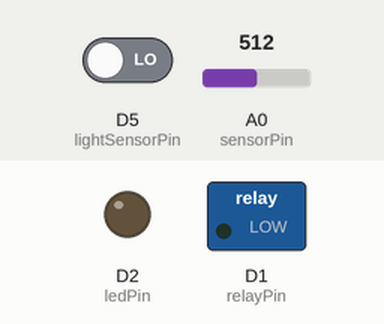
A sketch run on a simulated ESP8266 (NodeMCU). On the bench: switched loads named in the sketch (green lamp = pin HIGH), output pins drawn as LEDs (lit = HIGH). The test bench sets the inputs (shaded band); at power-on: A0 (sensorPin) = 512, D5 (lightSensorPin) LOW. WiFi joins after 1.5 s; servers stay silent unless stated; what the sketch prints to the serial monitor is not drawn.

Above: at 4.2 s.
4.3 s: A0 (sensorPin) set to 868
10.0 s: A0 (sensorPin) set to 884
At 14.2 s:
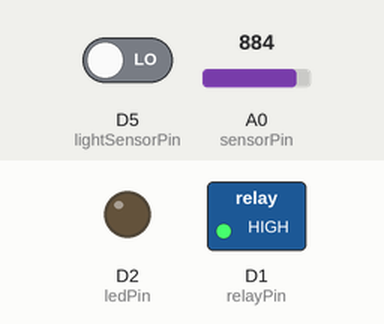
15.7 s: D5 (lightSensorPin) driven HIGH
At 19.5 s:
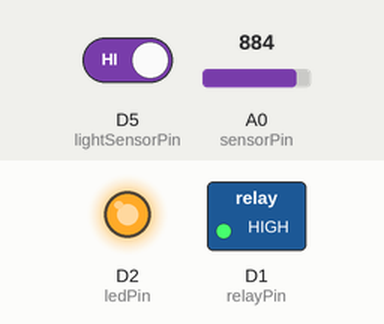
21.4 s: A0 (sensorPin) set to 670
27.1 s: A0 (sensorPin) set to 651
At 30.5 s:
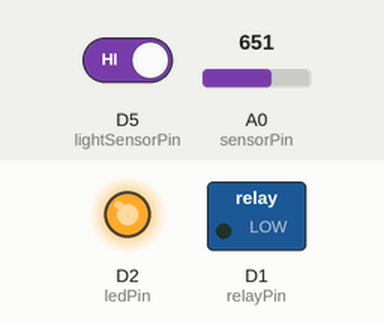
Timing chart, 0 to 32.0 s (numbered marks = the images above; inputs shaded):
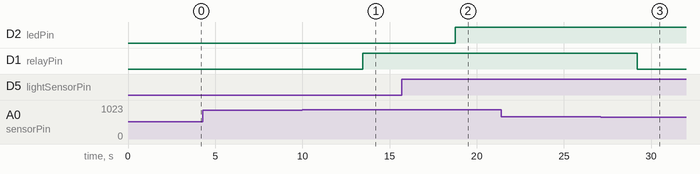

Measured:
- the behaviour switches between 875 and 876 on A0 (sensorPin) (found by bisection; images 0 and 1)
- the behaviour switches between 659 and 658 on A0 (sensorPin) (found by bisection; images 2 and 3)
- after the input at 4.3 s, every drawn part: stays the same
- after the input at 10.0 s, D1 (relayPin): LOW → HIGH after 3.5 s
- after the input at 15.7 s, D2 (ledPin): LOW → HIGH after 3.1 s
- after the input at 21.4 s, every drawn part: stays the same
- after the input at 27.1 s, D1 (relayPin): HIGH → LOW after 2.1 s

The sketch:

Smart_Irragation.ino
```cpp
#include <ESP8266WiFi.h>
#include <FirebaseESP8266.h>

// ==================== WiFi credentials ====================
#define WIFI_SSID "Dialog 4G 495"
#define WIFI_PASSWORD "56771CC7"

// ==================== Firebase credentials ====================
#define FIREBASE_HOST "agri-bot-17548-default-rtdb.firebaseio.com"
#define FIREBASE_AUTH "GIAZZQjvR6LE5lJzkSQqPU1gZ5VWL8OupY6KQgCn"

FirebaseData firebaseData;
FirebaseConfig firebaseConfig;
FirebaseAuth firebaseAuth;

// ==================== Pin setup ====================
const int sensorPin = A0;      // Built-in soil moisture sensor
const int relayPin = D1;       // Relay for pump
const int lightSensorPin = D5; // HW-072 light sensor (digital)
const int ledPin = D2;         // LED indicator

// ==================== Thresholds ====================
const int lowerThreshold = 20;  // Pump ON threshold
const int upperThreshold = 50;  // Pump OFF threshold

bool pumpState = false;
bool lastPumpState = false; // for change detection
bool lastLightState = false; // for change detection

// ==================== UART moisture data ====================
String incomingData = "";
int moisture1_ext = 0;
int moisture2_ext = 0;

void setup() {
  Serial.begin(115200); // UART for Arduino UNO
  delay(1000);

  pinMode(sensorPin, INPUT);
  pinMode(relayPin, OUTPUT);
  pinMode(lightSensorPin, INPUT);
  pinMode(ledPin, OUTPUT);

  digitalWrite(relayPin, LOW);
  digitalWrite(ledPin, LOW);

  // WiFi connection
  WiFi.begin(WIFI_SSID, WIFI_PASSWORD);
  Serial.print("Connecting to WiFi");
  while (WiFi.status() != WL_CONNECTED) {
    delay(1000);
    Serial.print(".");
  }
  Serial.println("\nConnected to WiFi");

  // Firebase setup
  firebaseConfig.host = FIREBASE_HOST;
  firebaseAuth.user.email = "";
  firebaseAuth.user.password = "";
  firebaseConfig.signer.tokens.legacy_token = FIREBASE_AUTH;

  Firebase.begin(&firebaseConfig, &firebaseAuth);
  Firebase.reconnectWiFi(true);
  Serial.println("Firebase initialized");
}

void loop() {
  // === Receive external moisture sensor data from Arduino ===
  if (Serial.available()) {
    incomingData = Serial.readStringUntil('\n'); // "value1,value2"
    int commaIndex = incomingData.indexOf(',');
    if (commaIndex > 0) {
      moisture1_ext = incomingData.substring(0, commaIndex).toInt();
      moisture2_ext = incomingData.substring(commaIndex + 1).toInt();

      Serial.println("External Moisture 1: " + String(moisture1_ext));
      Serial.println("External Moisture 2: " + String(moisture2_ext));

      Firebase.setInt(firebaseData, "/moisture1_ext", moisture1_ext);
      Firebase.setInt(firebaseData, "/moisture2_ext", moisture2_ext);
    }
  }

  // === Built-in soil moisture sensor reading ===
  int rawValue = analogRead(sensorPin);
  int moisture = map(rawValue, 1024, 300, 0, 100);
  moisture = constrain(moisture, 0, 100);

  Serial.print("Built-in Moisture: ");
  Serial.println(moisture);

  Firebase.setInt(firebaseData, "/moisture", moisture);

  // === Pump control with change detection ===
  if (!pumpState && moisture < lowerThreshold) {
    pumpState = true;  // ON
  } else if (pumpState && moisture >= upperThreshold) {
    pumpState = false; // OFF
  }

  // Only send pump status if it changed
  if (pumpState != lastPumpState) {
    digitalWrite(relayPin, pumpState ? HIGH : LOW);
    Serial.println(pumpState ? "💧 Soil dry → Pump ON" : "🌱 Soil wet → Pump OFF");

    if (Firebase.setBool(firebaseData, "/pump", pumpState)) {
      Serial.println("✅ Pump state sent to Firebase");
    } else {
      Serial.print("❌ Firebase pump error: ");
      Serial.println(firebaseData.errorReason());
    }
    lastPumpState = pumpState;
  }

  // === Light check with change detection ===
  bool isDark = (digitalRead(lightSensorPin) == HIGH); // HIGH means dark
  digitalWrite(ledPin, isDark ? HIGH : LOW);

  if (isDark != lastLightState) {
    Serial.print("Light sensor changed → ");
    Serial.println(isDark ? "Dark" : "Light");

    if (Firebase.setBool(firebaseData, "/isDark", isDark)) {
      Serial.println("✅ Light data sent to Firebase");
    } else {
      Serial.print("❌ Firebase light error: ");
      Serial.println(firebaseData.errorReason());
    }
    lastLightState = isDark;
  }

  delay(5000); // Main loop delay
}
```
